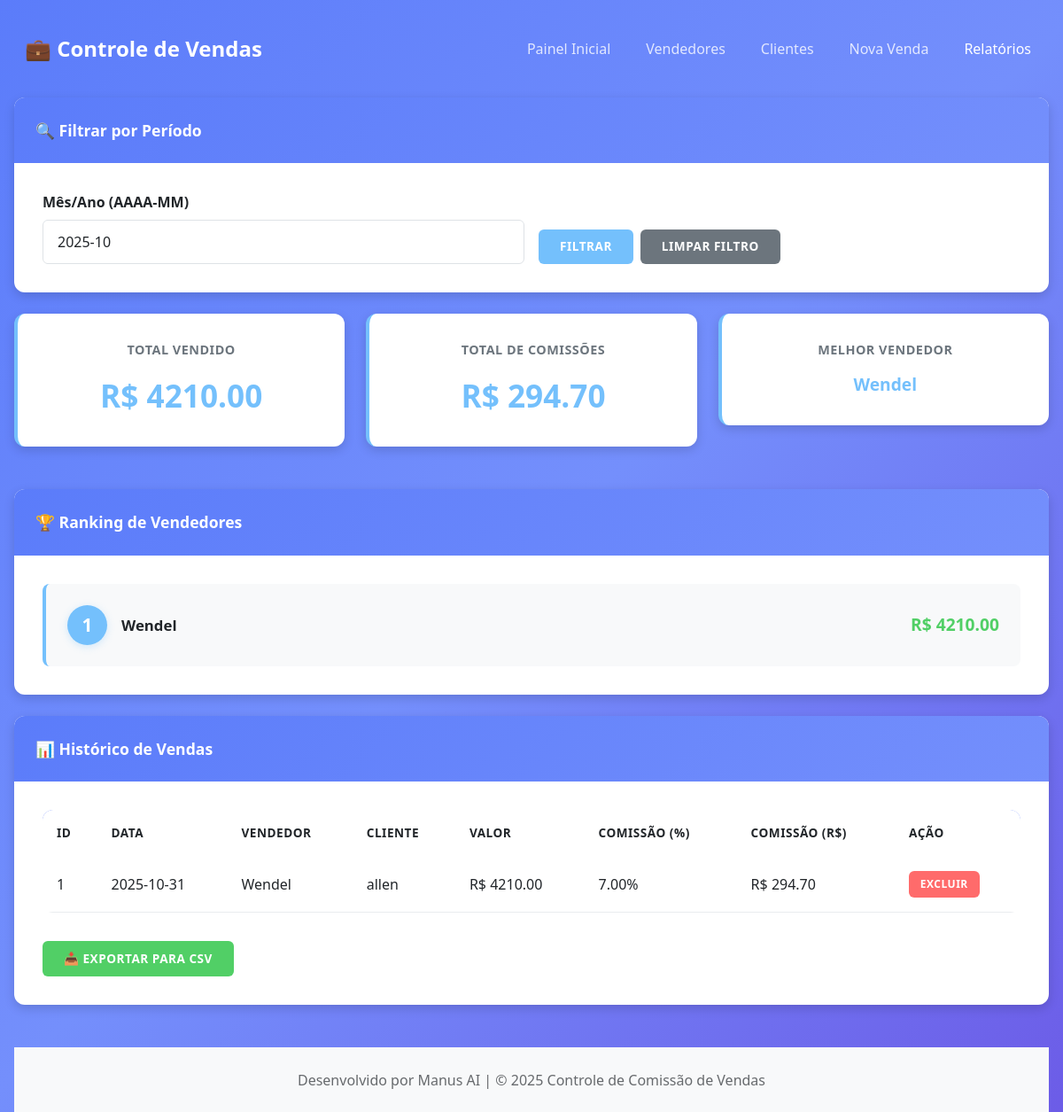
Screenshot of /relatorios with the database file from the repository.
### tables this page shows
CREATE TABLE Vendedores (
            id INTEGER PRIMARY KEY AUTOINCREMENT,
            nome TEXT NOT NULL UNIQUE,
            comissao_percentual REAL NOT NULL,
            total_vendido REAL DEFAULT 0.0,
            total_comissao REAL DEFAULT 0.0
        );

CREATE TABLE Vendas (
            id INTEGER PRIMARY KEY AUTOINCREMENT,
            vendedor_id INTEGER NOT NULL,
            cliente_id INTEGER NOT NULL,
            valor REAL NOT NULL,
            data TEXT NOT NULL,
            comissao_aplicada REAL NOT NULL,
            valor_comissao REAL NOT NULL,
            FOREIGN KEY (vendedor_id) REFERENCES Vendedores(id),
            FOREIGN KEY (cliente_id) REFERENCES Clientes(id)
        );

CREATE TABLE Clientes (
            id INTEGER PRIMARY KEY AUTOINCREMENT,
            nome TEXT NOT NULL UNIQUE,
            telefone TEXT
        );

### app.py (the view)
@app.route('/relatorios')
def relatorios():
    mes_ano = request.args.get('mes_ano', datetime.now().strftime('%Y-%m'))
    try:
        data_obj = datetime.strptime(mes_ano, '%Y-%m')
        start_date = data_obj.strftime('%Y-%m-01')
        if data_obj.month == 12:
            end_date = datetime(data_obj.year + 1, 1, 1).strftime('%Y-%m-%d')
        else:
            end_date = datetime(data_obj.year, data_obj.month + 1, 1).strftime('%Y-%m-%d')
        vendas = db.get_vendas_by_period(start_date, end_date)
    except ValueError:
        vendas = db.get_all_vendas()
    total_vendido = sum(v['valor'] for v in vendas)
    total_comissoes = sum(v['valor_comissao'] for v in vendas)
    ranking = {}
    for venda in vendas:
        vendedor = venda['vendedor_nome']
        valor = venda['valor']
        ranking[vendedor] = ranking.get(vendedor, 0.0) + valor
    ranking_sorted = sorted(ranking.items(), key=lambda item: item[1], reverse=True)
    return render_template('relatorios.html',
                         vendas=vendas,
                         total_vendido=total_vendido,
                         total_comissoes=total_comissoes,
                         ranking=ranking_sorted,
                         mes_ano=mes_ano)

### database.py (called while the page is built)
def get_db_connection():
    conn = sqlite3.connect(DATABASE_NAME)
    conn.row_factory = sqlite3.Row
    return conn

### templates/relatorios.html (shortened to what this page needs)
{% extends "base.html" %}
{% block content %}
<div class="card mb-4">
    <div class="card-header">
        🔍 Filtrar por Período
    </div>
    <div class="card-body">
        <form method="GET" class="row g-3">
            <div class="col-md-6">
                <label for="mes_ano" class="form-label">Mês/Ano (AAAA-MM)</label>
                <input type="text" class="form-control" id="mes_ano" name="mes_ano" value="{{ mes_ano }}" placeholder="2025-10">
            </div>
            <div class="col-md-6 d-flex align-items-end gap-2">
                <button type="submit" class="btn btn-primary">Filtrar</button>
                <a href="/relatorios" class="btn btn-secondary">Limpar Filtro</a>
            </div>
        </form>
    </div>
</div>
<div class="row mb-4">
    <div class="col-md-4">
        <div class="summary-card">
            <h5>Total Vendido</h5>
            <div class="amount">R$ {{ "%.2f"|format(total_vendido) }}</div>
        </div>
    </div>
    <div class="col-md-4">
        <div class="summary-card">
            <h5>Total de Comissões</h5>
            <div class="amount">R$ {{ "%.2f"|format(total_comissoes) }}</div>
        </div>
    </div>
    <div class="col-md-4">
        <div class="summary-card">
            <h5>Melhor Vendedor</h5>
            <div class="amount" style="font-size: 1.2rem;">
                {% if ranking %}
                    {{ ranking[0][0] }}
                {% else %}
                    -
                {% endif %}
            </div>
        </div>
    </div>
</div>
{% if ranking %}
<div class="card mb-4">
    <div class="card-header">
        🏆 Ranking de Vendedores
    </div>
    <div class="card-body">
        {% for vendedor, valor in ranking %}
            <div class="ranking-item">
                <div class="ranking-position">
                    <div class="ranking-badge {% if loop.index == 2 %}second{% elif loop.index == 3 %}third{% endif %}">
                        {{ loop.index }}
                    </div>
                    <div class="ranking-name">{{ vendedor }}</div>
                </div>
                <div class="ranking-value">R$ {{ "%.2f"|format(valor) }}</div>
            </div>
        {% endfor %}
    </div>
</div>
{% endif %}
<div class="card">
    <div class="card-header">
        📊 Histórico de Vendas
    </div>
    <div class="card-body">
        {% if vendas %}
            <div class="table-responsive">
                <table class="table table-hover">
                    <thead>
                        <tr>
                            <th>ID</th>
                            <th>Data</th>
                            <th>Vendedor</th>
                            <th>Cliente</th>
                            <th>Valor</th>
                            <th>Comissão (%)</th>
                            <th>Comissão (R$)</th>
                            <th>Ação</th>
                        </tr>
                    </thead>
                    <tbody>
                        {% for venda in vendas %}
                            <tr>
                                <td>{{ venda.id }}</td>
                                <td>{{ venda.data }}</td>
                                <td>{{ venda.vendedor_nome }}</td>
                                <td>{{ venda.cliente_nome }}</td>
                                <td>R$ {{ "%.2f"|format(venda.valor) }}</td>
                                <td>{{ "%.2f"|format(venda.comissao_aplicada) }}%</td>
                                <td>R$ {{ "%.2f"|format(venda.valor_comissao) }}</td>
                                <td>
                                    <button class="btn btn-danger btn-sm" onclick="deleteVenda({{ venda.id }})">Excluir</button>
                                </td>
                            </tr>
                        {% endfor %}
                    </tbody>
                </table>
            </div>
            <div class="mt-3">
                <a href="/exportar" class="btn btn-success">📥 Exportar para CSV</a>
            </div>
        {% else %}
            <p class="text-muted text-center">Nenhuma venda registrada neste período</p>
        {% endif %}
    </div>
</div>
{% endblock %}

### templates/base.html (shortened to what this page needs)
<!DOCTYPE html>
<html lang="pt-BR">
<head>
    <link href="https://cdn.jsdelivr.net/npm/bootstrap@5.3.0/dist/css/bootstrap.min.css" rel="stylesheet">
    <link rel="stylesheet" href="{{ url_for('static', filename='css/style.css') }}">
</head>
<body>
    <nav class="navbar navbar-expand-lg navbar-dark">
        <div class="container-fluid">
            <a class="navbar-brand" href="/">💼 Controle de Vendas</a>
            <div class="collapse navbar-collapse" id="navbarNav">
                <ul class="navbar-nav ms-auto">
                    <li class="nav-item">
                        <a class="nav-link {% if request.endpoint == 'index' %}active{% endif %}" href="/">Painel Inicial</a>
                    </li>
                    <li class="nav-item">
                        <a class="nav-link {% if request.endpoint == 'vendedores' %}active{% endif %}" href="/vendedores">Vendedores</a>
                    </li>
                    <li class="nav-item">
                        <a class="nav-link {% if request.endpoint == 'clientes' %}active{% endif %}" href="/clientes">Clientes</a>
                    </li>
                    <li class="nav-item">
                        <a class="nav-link {% if request.endpoint == 'vendas' %}active{% endif %}" href="/vendas">Nova Venda</a>
                    </li>
                    <li class="nav-item">
                        <a class="nav-link {% if request.endpoint == 'relatorios' %}active{% endif %}" href="/relatorios">Relatórios</a>
                    </li>
                </ul>
            </div>
        </div>
    </nav>
    <div class="container-main">
        {% block content %}{% endblock %}
    </div>
    <footer class="bg-light text-center py-4 mt-5">
        <div class="container-fluid">
            <p class="text-muted mb-0">Desenvolvido por Manus AI | © 2025 Controle de Comissão de Vendas</p>
        </div>
    </footer>
</body>
</html>

### static/css/style.css (style rules this page uses)
:root { --primary-color: #5b7cfa; --primary-dark: #4c63d2; --secondary-color: #748ffc; --success-color: #51cf66; --danger-color: #ff6b6b; --warning-color: #ffd43b; --info-color: #74c0fc; --light-color: #f8f9fa; --dark-color: #212529; --border-radius: 12px; --box-shadow: 0 4px 12px rgba(0, 0, 0, 0.15); --gradient-bg: linear-gradient(135deg, #5b7cfa 0%, #748ffc 100%); }
* { margin: 0; padding: 0; box-sizing: border-box; }
html, body { height: 100%; }
body { font-family: 'Segoe UI', 'Roboto', 'Oxygen', 'Ubuntu', 'Cantarell', sans-serif; background: linear-gradient(135deg, #5b7cfa 0%, #748ffc 50%, #6c5ce7 100%); color: var(--dark-color); min-height: 100vh; padding: 2rem 1rem; }
.navbar { background: transparent; border: none; padding: 0; margin-bottom: 2rem; }
.navbar-brand { font-weight: 700; font-size: 1.5rem; color: white !important; display: flex; align-items: center; gap: 0.5rem; }
.nav-link { color: rgba(255, 255, 255, 0.8) !important; font-weight: 500; transition: color 0.3s ease; margin-left: 1.5rem; }
.nav-link:hover, .nav-link.active { color: white !important; }
.container-main { max-width: 1200px; margin: 0 auto; }
.card { border: none; border-radius: var(--border-radius); box-shadow: var(--box-shadow); transition: transform 0.3s ease, box-shadow 0.3s ease; background: white; overflow: hidden; }
.card-header { background: var(--gradient-bg); color: white; border: none; font-weight: 600; padding: 1.5rem; font-size: 1.1rem; }
.card-body { padding: 2rem; }
.summary-card { background: white; border-radius: var(--border-radius); padding: 2rem; text-align: center; box-shadow: var(--box-shadow); margin-bottom: 1.5rem; border-left: 4px solid var(--info-color); }
.summary-card h5 { color: #6c757d; font-size: 0.9rem; font-weight: 600; text-transform: uppercase; letter-spacing: 0.5px; margin-bottom: 1rem; }
.summary-card .amount { font-size: 2.2rem; font-weight: 700; color: var(--info-color); }
.ranking-item { display: flex; justify-content: space-between; align-items: center; padding: 1.5rem; border-left: 4px solid var(--info-color); background: #f8f9fa; border-radius: 8px; margin-bottom: 1rem; transition: all 0.3s ease; }
.ranking-item:last-child { margin-bottom: 0; }
.ranking-position { display: flex; align-items: center; gap: 1rem; flex: 1; }
.ranking-badge { background: var(--info-color); color: white; border-radius: 50%; width: 45px; height: 45px; display: flex; align-items: center; justify-content: center; font-weight: 700; font-size: 1.3rem; box-shadow: 0 2px 8px rgba(116, 192, 252, 0.3); }
.ranking-name { font-weight: 600; color: var(--dark-color); font-size: 1.05rem; }
.ranking-value { font-weight: 700; color: var(--success-color); font-size: 1.2rem; }
.btn { border: none; border-radius: 6px; font-weight: 600; padding: 0.6rem 1.5rem; transition: all 0.3s ease; text-transform: uppercase; font-size: 0.85rem; letter-spacing: 0.5px; cursor: pointer; display: inline-flex; align-items: center; gap: 0.5rem; }
.btn-primary { background: var(--info-color); color: white; }
.btn-danger { background: var(--danger-color); color: white; }
.btn-success { background: var(--success-color); color: white; }
.btn-sm { padding: 0.4rem 0.8rem; font-size: 0.75rem; }
.form-control, .form-select { border: 1px solid #dee2e6; border-radius: 6px; padding: 0.75rem 1rem; font-size: 1rem; transition: border-color 0.3s ease, box-shadow 0.3s ease; }
.form-label { font-weight: 600; color: var(--dark-color); margin-bottom: 0.5rem; }
.table { background: white; border-radius: var(--border-radius); overflow: hidden; }
.table thead { background: var(--gradient-bg); color: white; }
.table thead th { border: none; padding: 1rem; font-weight: 600; text-transform: uppercase; font-size: 0.85rem; letter-spacing: 0.5px; }
.table tbody td { padding: 1rem; border-bottom: 1px solid #e9ecef; vertical-align: middle; }
footer { background: transparent; color: white; text-align: center; padding: 2rem 0; margin-top: 3rem; border-top: 1px solid rgba(255, 255, 255, 0.2); }
footer p { margin: 0; opacity: 0.9; }
.text-center { text-align: center; }
.mb-4 { margin-bottom: 2rem; }
.d-flex { display: flex; }
.gap-2 { gap: 0.5rem; }
.card { animation: fadeIn 0.3s ease; }

### rows the page displays
Vendedores: nome "Wendel"
Vendas: nome "Wendel", valor "4210.00", id "1", data "2025-10-31", vendedor_nome "Wendel", cliente_nome "allen", comissao_aplicada "7.00", valor_comissao "294.70"

### other values shown
{{ "%.2f"|format(total_vendido) }} "4210.00"
{{ "%.2f"|format(total_comissoes) }} "294.70"
